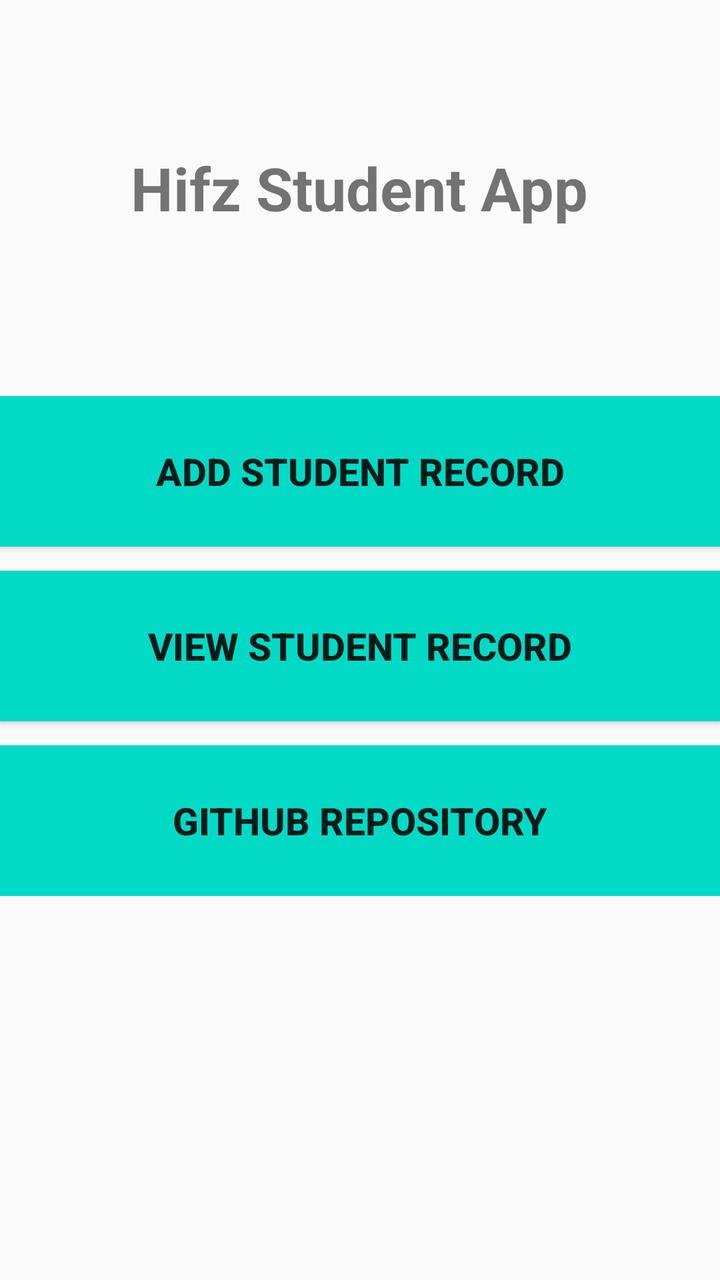
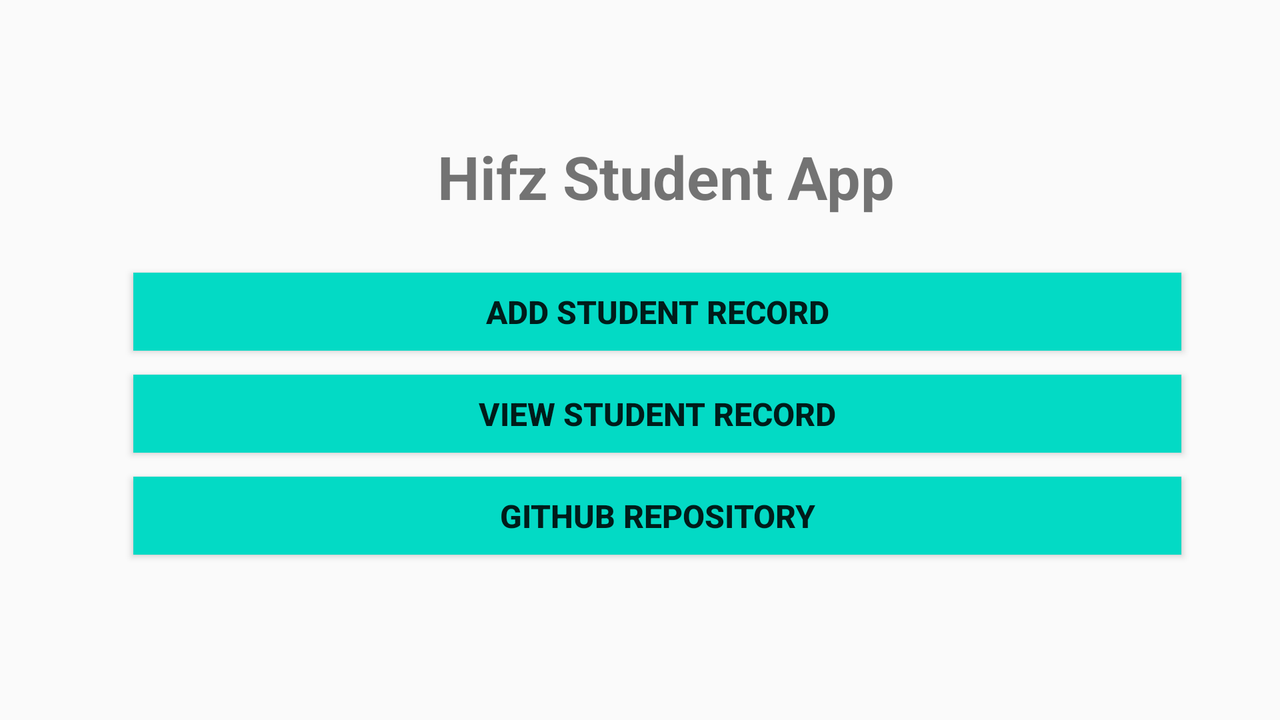

First picture: res/layout/ on a phone held upright. Second picture: the repository's own variant of that layout, on a device whose configuration matches the variant's folder. Source for both follows.
<!-- AndroidManifest.xml: application theme Theme.HifzStudent -->
<!-- res/layout/activity_main.xml -->
<?xml version="1.0" encoding="utf-8"?>
<androidx.constraintlayout.widget.ConstraintLayout xmlns:android="http://schemas.android.com/apk/res/android"
    xmlns:app="http://schemas.android.com/apk/res-auto"
    xmlns:tools="http://schemas.android.com/tools"
    android:layout_width="match_parent"
    android:layout_height="match_parent"
    tools:context=".MainActivity">

    <TextView
        android:layout_width="wrap_content"
        android:layout_height="wrap_content"
        android:layout_marginTop="40dp"
        android:text="Hifz Student App"
        android:textSize="30sp"
        android:textStyle="bold"
        app:layout_constraintBottom_toTopOf="@+id/linearLayout"
        app:layout_constraintEnd_toEndOf="parent"
        app:layout_constraintHorizontal_bias="0.497"
        app:layout_constraintStart_toStartOf="parent"
        app:layout_constraintTop_toTopOf="parent"
        app:layout_constraintVertical_bias="0.285" />

    <LinearLayout
        android:id="@+id/linearLayout"
        android:layout_width="match_parent"
        android:layout_height="250dp"
        android:layout_marginBottom="192dp"
        android:orientation="vertical"
        app:layout_constraintBottom_toBottomOf="parent"
        app:layout_constraintEnd_toEndOf="parent"
        app:layout_constraintHorizontal_bias="0.0"
        app:layout_constraintStart_toStartOf="parent">

        <Button
            android:id="@+id/button"
            android:layout_width="match_parent"
            android:layout_height="25dp"
            android:layout_weight="1"
            android:textStyle="bold"
            android:textSize="19sp"
            android:layout_marginBottom="12sp"
            android:background="@color/teal_200"
            android:text="Add Student Record" />

        <Button
            android:id="@+id/button2"
            android:layout_width="match_parent"
            android:layout_height="25dp"
            android:layout_weight="1"
            android:background="@color/teal_200"
            android:textStyle="bold"
            android:textSize="19sp"
            android:layout_marginBottom="12sp"
            android:text="View Student Record" />

        <Button
            android:id="@+id/button3"
            android:layout_width="match_parent"
            android:layout_height="25dp"
            android:layout_weight="1"
            android:background="@color/teal_200"
            android:text="GitHub Repository"
            android:textSize="19sp"
            android:textStyle="bold" />
    </LinearLayout>

</androidx.constraintlayout.widget.ConstraintLayout>
<!-- resources referenced by this layout -->
<resources>
  <style name="Theme.HifzStudent" parent="Theme.AppCompat.Light.NoActionBar">
          
          <item name="colorPrimary">@color/purple_500</item>
          <item name="colorPrimaryVariant">@color/purple_700</item>
          <item name="colorOnPrimary">@color/white</item>
          
          <item name="colorSecondary">@color/teal_200</item>
          <item name="colorSecondaryVariant">@color/teal_700</item>
          <item name="colorOnSecondary">@color/black</item>
          
          <item name="android:statusBarColor">?attr/colorPrimaryVariant</item>
          
      </style>
</resources>
<!-- res/layout-land/activity_main.xml (the repository's variant of the layout above) -->
<!-- drawn on the phone turned sideways -->
<?xml version="1.0" encoding="utf-8"?>
<androidx.constraintlayout.widget.ConstraintLayout xmlns:android="http://schemas.android.com/apk/res/android"
    xmlns:app="http://schemas.android.com/apk/res-auto"
    xmlns:tools="http://schemas.android.com/tools"
    android:layout_width="match_parent"
    android:layout_height="match_parent"
    tools:context=".MainActivity">

    <TextView
        android:id="@+id/textView5"
        android:layout_width="wrap_content"
        android:layout_height="wrap_content"
        android:layout_marginTop="68dp"
        android:text="Hifz Student App"
        android:textSize="30sp"
        android:textStyle="bold"
        app:layout_constraintEnd_toEndOf="parent"
        app:layout_constraintHorizontal_bias="0.532"
        app:layout_constraintStart_toStartOf="parent"
        app:layout_constraintTop_toTopOf="parent" />

    <Button
        android:id="@+id/button"
        android:layout_width="524dp"
        android:layout_height="39dp"
        android:layout_marginTop="28dp"
        android:layout_weight="1"
        android:background="@color/teal_200"
        android:text="Add Student Record"
        android:textSize="16sp"
        android:textStyle="bold"
        app:layout_constraintEnd_toEndOf="parent"
        app:layout_constraintHorizontal_bias="0.574"
        app:layout_constraintStart_toStartOf="parent"
        app:layout_constraintTop_toBottomOf="@+id/textView5" />

    <Button
        android:id="@+id/button2"
        android:layout_width="524dp"
        android:layout_height="39dp"
        android:layout_marginTop="12dp"
        android:layout_weight="1"
        android:background="@color/teal_200"
        android:text="View Student Record"
        android:textSize="16sp"
        android:textStyle="bold"
        app:layout_constraintEnd_toEndOf="@+id/button"
        app:layout_constraintHorizontal_bias="0.0"
        app:layout_constraintStart_toStartOf="@+id/button"
        app:layout_constraintTop_toBottomOf="@+id/button" />

    <Button
        android:id="@+id/button3"
        android:layout_width="524dp"
        android:layout_height="39dp"
        android:layout_marginTop="12dp"
        android:layout_weight="1"
        android:background="@color/teal_200"
        android:text="GitHub Repository"
        android:textSize="16sp"
        android:textStyle="bold"
        app:layout_constraintEnd_toEndOf="@+id/button2"
        app:layout_constraintHorizontal_bias="0.0"
        app:layout_constraintStart_toStartOf="@+id/button2"
        app:layout_constraintTop_toBottomOf="@+id/button2" />

</androidx.constraintlayout.widget.ConstraintLayout>
